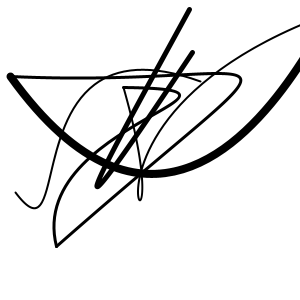
Frame 1 (no input)
Frame 60 (the mouse pressed at the canvas centre just before this capture): identical to frame 1, image omitted
Frame 120 (the mouse held since frame 60 and released just before this capture): identical to frame 1, image omitted

The Processing sketch that drew this single still picture (run headless with seeded random() and noise(); from frame 60 on, the mouse is pressed at the canvas centre):

// Processing sketch: chaotic_bezier_cruves
// ── chaotic_bezier_cruves.pde
//Sketch "Chaotic bezier curves" by Ricardo Sacadura
// @ February 6th 2024

float __x1 = 332; // min:0 max:300
float __x2 = 25; // min:0 max:300
float __x3 = 192; // min:0 max:300
float __x4 = 123; // min:0 max:300
float __x5 = 56; // min:0 max:300
float __x6 = 325; // min:0 max:300
float __x7 = 291; // min:0 max:300
float __x8 = 10; // min:0 max:300
float __x9 = 15; // min:0 max:300
float __x10 = 76; // min:0 max:300
float __x11 = 9; // min:0 max:300
float __x12 = 200; // min:0 max:300
float __x13 = 192; // min:0 max:300
float __x14 = 34; // min:0 max:300
float __x15 = 100; // min:0 max:300
float __x16 = 189; // min:0 max:300

float __y1 = 12; // min:0 max:300
float __y2 = 123; // min:0 max:300
float __y3 = 329; // min:0 max:300
float __y4 = 87; // min:0 max:300
float __y5 = 246; // min:0 max:300
float __y6 = 9; // min:0 max:300
float __y7 = 89; // min:0 max:300
float __y8 = 76; // min:0 max:300
float __y9 = 192; // min:0 max:300
float __y10 = 273; // min:0 max:300
float __y11 = 12; // min:0 max:300
float __y12 = 81; // min:0 max:300
float __y13 = 52; // min:0 max:300
float __y14 = 289; // min:0 max:300
float __y15 = 172; // min:0 max:300
float __y16 = 9; // min:0 max:300

int __sW1 = 2; //min:2 max:9
int __sW2 = 3; //min:2 max:9
int __sW3 = 2; //min:2 max:9
int __sW4 = 5; //min:2 max:9
int __sW5 = 3; //min:2 max:9
int __sW6 = 8; //min:2 max:9

int __s1 = 45; //min:0 max:360
int __s2 = 123; //min:0 max:360
int __s3 = 5; //min:0 max:360
int __s4 = 45; //min:0 max:360
int __s5 = 145; //min:0 max:360
int __s6 = 245; //min:0 max:360

void setup() {
  size(300, 300);

  background(255);
  colorMode(HSB, 360, 100, 100);

  stroke(0);
  noFill();

  strokeWeight(__sW1);
  //stroke(__s1, 100 , 50);
  bezier(__x1, __y1, __x2, __y2, __x3, __y3, __x4, __y4);

  strokeWeight(__sW2);
  //stroke(__s2, 100 , 50);
  bezier(__x5, __y5, __x6, __y6, __x7, __y7, __x8, __y8);

  strokeWeight(__sW3);
  //stroke(__s3, 100 , 50);
  bezier(__x9, __y9, __x10, __y10, __x11, __y11, __x12, __y12);

  strokeWeight(__sW4);
  //stroke(__s4, 100 , 50);
  bezier(__x13, __y13, __x14, __y14, __x15, __y15, __x16, __y16);

  strokeWeight(__sW5);
  //stroke(__s5, 100 , 50);
  bezier(__x5, __y5, __x2, __y2, __x7, __y7, __x4, __y4);

  strokeWeight(__sW6);
  //stroke(__s6, 100 , 50);
  bezier(__x1, __y1, __x6, __y6, __x3, __y3, __x8, __y8);
}

void draw() {
}
